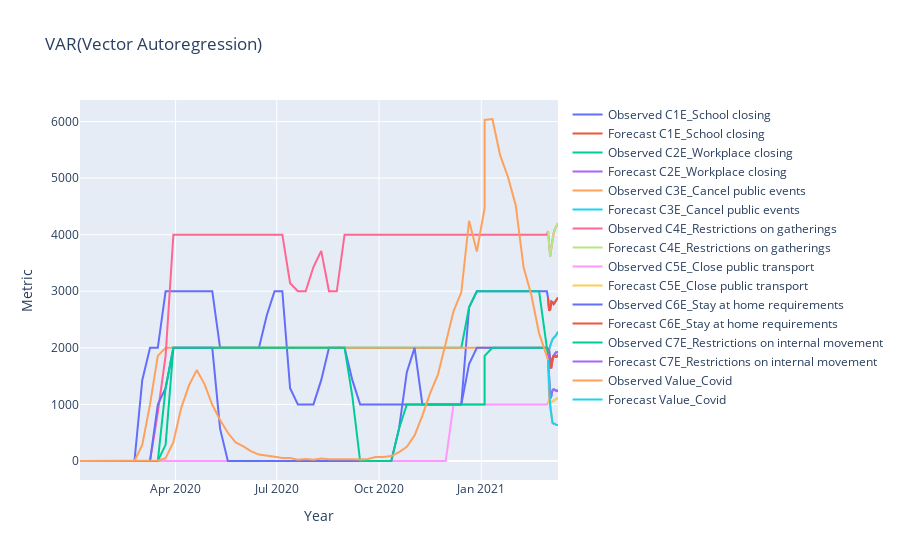

This figure's notebook cell:
### Code cell
lag_order = results.k_ar
forecast_steps = 10
forecast = results.forecast(df_diff.values[-lag_order:], steps = forecast_steps)
forecast_df = pd.DataFrame(forecast, index = pd.date_range(start=df_gesamt.index[-1], periods=forecast_steps+1, freq='D')[1:],columns = df_gesamt.columns)
for column in df_gesamt.columns:
    forecast_df[column] = df_gesamt[column].iloc[-1] + forecast_df[column].cumsum()

combined_df = pd.concat([df_gesamt,forecast_df])


fig = go.Figure()
for column in df_gesamt.columns:
    fig.add_trace(go.Scatter(
        x=combined_df.index, 
        y=combined_df[column], 
        mode='lines', 
        name=f'Observed {column}'
    ))
    fig.add_trace(go.Scatter(
        x=forecast_df.index, 
        y=forecast_df[column], 
        mode='lines', 
        name= f'Forecast {column}'
    ))


fig.update_layout(
    title='VAR(Vector Autoregression)',
    xaxis_title='Year',
    yaxis_title='Metric'
)
fig.show()
